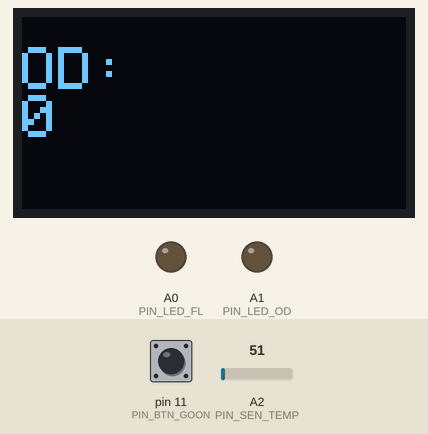
Bench run of a sketch on a simulated Arduino Uno, built with avr-gcc and run on an emulated ATmega328P. Shown: 128×64 one-colour display, output pins drawn as LEDs (lit = HIGH). The test bench sets the inputs (shaded band); at power-on: pin 11 (PIN_BTN_GOON) HIGH, A2 (PIN_SEN_TEMP) = 51. What the sketch prints to the serial monitor is not drawn.

Above: at 4.2 s.
4.3 s: pin 11 (PIN_BTN_GOON) pulled LOW for 2.85 s
At 8.7 s:
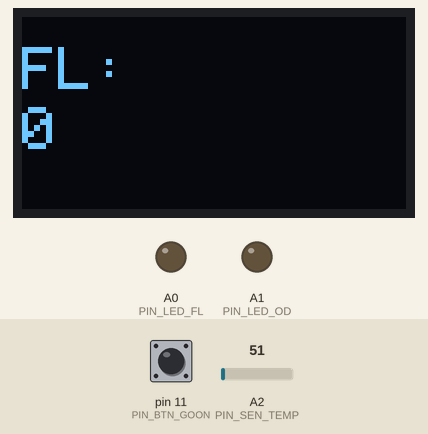
9.0 s: pin 11 (PIN_BTN_GOON) pulled LOW for 2.85 s
At 14.5 s:
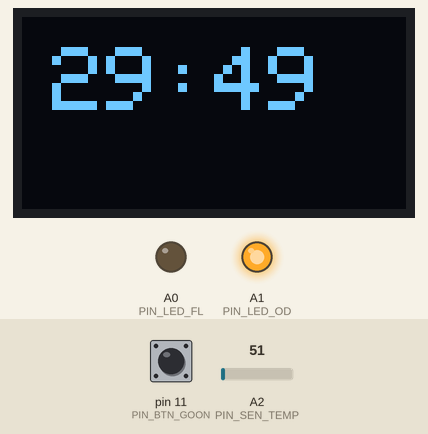
14.6 s: pin 11 (PIN_BTN_GOON) pulled LOW for 2.85 s
At 18.5 s:
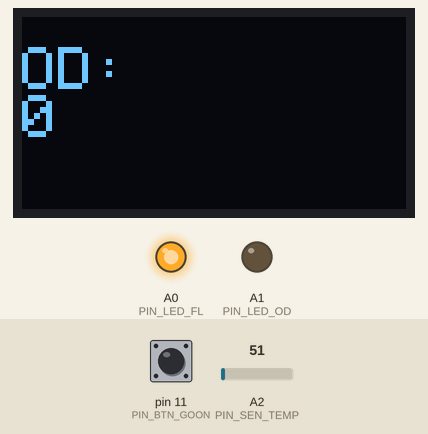
18.9 s: pin 11 (PIN_BTN_GOON) driven LOW
At 22.83 s:
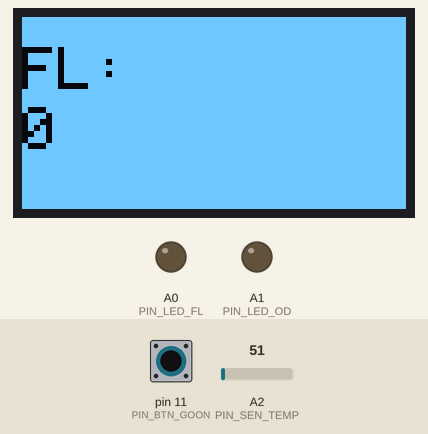
Timing chart, 0 to 26.7 s (numbered marks = the images above; inputs shaded):
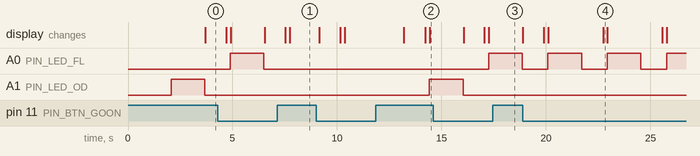

Measured:
- after the input at 4.3 s, A0 (PIN_LED_FL): LOW → HIGH after 0.60 s, → LOW 1.6 s later; A1 (PIN_LED_OD): stays LOW (without the input it goes to HIGH after 0.60 s); the display: first differs from a run without the input after 2.2 s (image 1)
- after the input at 9.0 s, A1 (PIN_LED_OD): LOW → HIGH after 5.4 s
- after the input at 14.6 s, A0 (PIN_LED_FL): LOW → HIGH after 2.7 s, → LOW 1.6 s later; A1 (PIN_LED_OD): goes on until 16.0 s, then stays LOW
- after the input at 18.9 s, A0 (PIN_LED_FL): alternates HIGH for 1.6 s and LOW for 1.2 s, starting after 1.2 s

The sketch:

value_test.ino
```cpp
//show light intensity

#include <SPI.h>
#include <Wire.h>
#include <Adafruit_GFX.h>
#include <Adafruit_SSD1306.h>
#define OLED_RESET 4
Adafruit_SSD1306 display(OLED_RESET);

//hardware
#define PIN_LED_OD A1
#define PIN_LED_FL A0
#define PIN_SEN_LIGHT_OD 0
#define PIN_SEN_LIGHT_FL 1
#define PIN_SEN_TEMP A2//Analog
#define PIN_BTN_GOON 11

#define REACTION_TIMER 1800 //half hour
#define MEASURE_TIMES 8

unsigned int timer_cnt = 0;
unsigned long timer_oldMilis = 0;
void time_display(unsigned int seconds){
    unsigned short mins = seconds/60;
    unsigned short sec = seconds-mins*60;
    display.clearDisplay();
    display.setTextSize(3);
    display.setCursor(10,10);
    display.print(mins);
    display.print(":");
    display.print(sec);
    display.display();
}

bool btn_old_stat = false;
bool goon(){
  bool now_stat = digitalRead(PIN_BTN_GOON);
  if(now_stat!=btn_old_stat){
    btn_old_stat = now_stat;
    return true;
  }
  return false;
}

unsigned long oldMilis = 0;
volatile unsigned long cnt = 0;
void interrupt()
{
  cnt++;
}

unsigned long _getLightIntenFreq(int Pin)
//num 0 for a sensor, 1 for another
//1000ms - 1Hz
{
  int num = PIN_SEN_LIGHT_OD ;
  if(Pin == PIN_LED_FL)num = PIN_SEN_LIGHT_FL;
  attachInterrupt(num+2,interrupt,RISING);
  delay(100);
  oldMilis = micros();
  cnt = 0;
  while(micros()-oldMilis<100000){}
  unsigned long detect_cnt = cnt;
  return detect_cnt;// it needs to be calculate
}
unsigned long getLightIntenFreq(int int_Pin,int Inten){
  analogWrite(int_Pin,Inten);
  delay(10);//actually, there may be no need of this delay
  unsigned long sum = 0;
  for(int i = 0; i < MEASURE_TIMES; i++){
    sum += _getLightIntenFreq(int_Pin);
  }
  //unsigned long lightInten=getLightIntenFreq(int_Pin);
  digitalWrite(int_Pin,LOW);
  return sum / MEASURE_TIMES;
}
float getTemp(int anv=8) // defaut sample times is 8
{
  float sum = 0;
  for(int i = 0; i < anv; i++){
    sum+=analogRead(PIN_SEN_TEMP);
    delay(100);// this can change
  }
  return sum*500.0/anv/1024;
}

void setup(){
  pinMode(PIN_LED_FL,OUTPUT);
  pinMode(PIN_LED_OD,OUTPUT);
  pinMode(PIN_SEN_TEMP,INPUT);
  pinMode(PIN_SEN_LIGHT_FL,INPUT);
  pinMode(PIN_SEN_LIGHT_OD,INPUT);
  pinMode(PIN_BTN_GOON,INPUT_PULLUP);

  Serial.begin(9600);

  display.begin(SSD1306_SWITCHCAPVCC, 0x3C);  // initialize with the I2C addr 0x3D (for the 128x64)
  //show logo

    display.clearDisplay();
    display.setCursor(0,10);
    display.setTextSize(2);             //设置字体大小
    display.setTextColor(WHITE);        //设置字体白色
    display.println("Tsinghua-A");                //输出字符
    display.println("Welcome!");                //输出字符
    display.display();
    delay(2000);

  btn_old_stat = digitalRead(PIN_BTN_GOON);
  timer_cnt = REACTION_TIMER;
  timer_oldMilis = millis();
}
int state = 0;
void loop(){
    if(goon())state++;
    state = state % 4;
    display.setTextSize(2);
    display.clearDisplay();
    switch (state)
    {
        case 0:{
            display.setCursor(0,10);
            display.println("OD:");
            unsigned long od = getLightIntenFreq(PIN_LED_OD,300);
            Serial.println(od);
            display.println(od);                //输出字符
            break;}
        case 1:{
            display.setCursor(0,10);
            display.println("FL:");
            display.setCursor(0,30);
            unsigned long fl = getLightIntenFreq(PIN_LED_FL,800);
            Serial.println(fl);
            display.println(fl);                //输出字符
            break;}
        case 2:{
            display.setCursor(0,10);
            display.println("Black");
            unsigned long bl = _getLightIntenFreq(PIN_LED_OD);
            display.print(bl);
            display.print("-");
            delay(1000);
            bl = _getLightIntenFreq(PIN_LED_FL);
            display.println(bl);
            break;}
        case 3:{
            display.setCursor(0,10);
            display.print("TP:  ");
            display.println(getTemp());                //输出字符
            delay(2000);
            display.setCursor(0,10);
            display.println("Time:");
            if(timer_cnt == 0)timer_cnt == REACTION_TIMER;
            unsigned long now_mili = millis();
            timer_cnt-=(now_mili - timer_oldMilis)/1000;
            time_display(timer_cnt);
            if(now_mili - timer_oldMilis > 1000){
                timer_oldMilis = now_mili;
            }
            break;}
        default:
            break;
    }
    display.display();
    delay(1000);
    display.invertDisplay(true);
    delay(200);
    display.invertDisplay(false);
}
```
